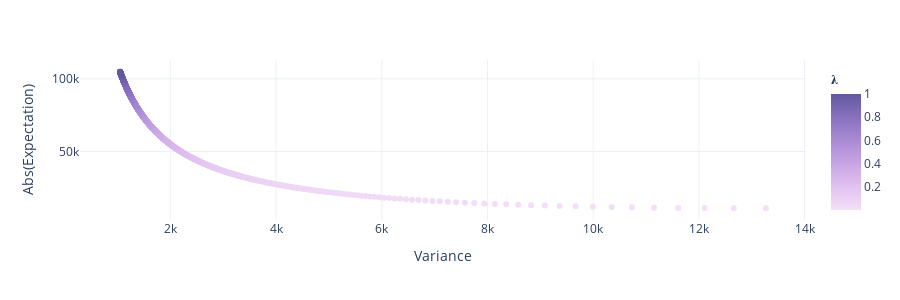

The code cell stored with this chart in its notebook:
### Markdown cell above
### Target Close - efficient frontier

### Code cell
def calculate_TC_expectation(k, eta, sigma, x0, T):
    return -1 * ((((k * x0) / (np.sinh(k * T)))**2) * eta) * ((2 * k * T + np.sinh(2 * k * T)) / (4 * k))

def calculate_TC_variance(k, sigma, x0, T):
    return (((sigma * x0) / (np.sinh(k * T)))**2) * ((np.sinh(2 * k * T) - (2 * k * T)) / (4 * k))

lbd_values = np.linspace(1e-4, 1, num=1000)
k_values = np.sqrt(lbd_values / eta) * sigma

expectation = calculate_IS_expectation(k_values, eta, sigma, x0, T)
variance = calculate_IS_variance(k_values, sigma, x0, T)

df = pd.DataFrame({'E': np.abs(expectation) / 100, 'V': np.abs(variance) / 10000, 'lambda': lbd_values})

fig = px.scatter(df, x='V', y='E', color='lambda', template='plotly_white', 
                 labels={"V": "Variance", "E": "Abs(Expectation)", "lambda": "𝛌"}, color_continuous_scale='Purp')
fig.update_layout(width=900, height=300)
fig.show()

### Figure 1 — Plotly figure (JSON) as saved in the notebook; plotly's stock layout.template omitted (floating-point values rounded to 4 significant figures; data arrays with more than 128 entries replaced by an {"elided": "..."} marker saying what was removed)
{"data": [{"hovertemplate": "Variance=%{x}<br>Abs(Expectation)=%{y}<br>𝛌=%{marker.color}<extra></extra>", "legendgroup": "", "marker": {"color": {"elided": "1000 float values"}, "coloraxis": "coloraxis", "symbol": "circle"}, "mode": "markers", "name": "", "orientation": "v", "showlegend": false, "type": "scatter", "x": {"elided": "1000 float values"}, "xaxis": "x", "y": {"elided": "1000 float values"}, "yaxis": "y"}], "layout": {"coloraxis": {"colorbar": {"title": {"text": "𝛌"}}, "colorscale": [[0, "rgb(243, 224, 247)"], [0.1667, "rgb(228, 199, 241)"], [0.3333, "rgb(209, 175, 232)"], [0.5, "rgb(185, 152, 221)"], [0.6667, "rgb(159, 130, 206)"], [0.8333, "rgb(130, 109, 186)"], [1, "rgb(99, 88, 159)"]]}, "height": 300, "legend": {"tracegroupgap": 0}, "margin": {"t": 60}, "width": 900, "xaxis": {"anchor": "y", "domain": [0, 1], "title": {"text": "Variance"}}, "yaxis": {"anchor": "x", "domain": [0, 1], "title": {"text": "Abs(Expectation)"}}}}
